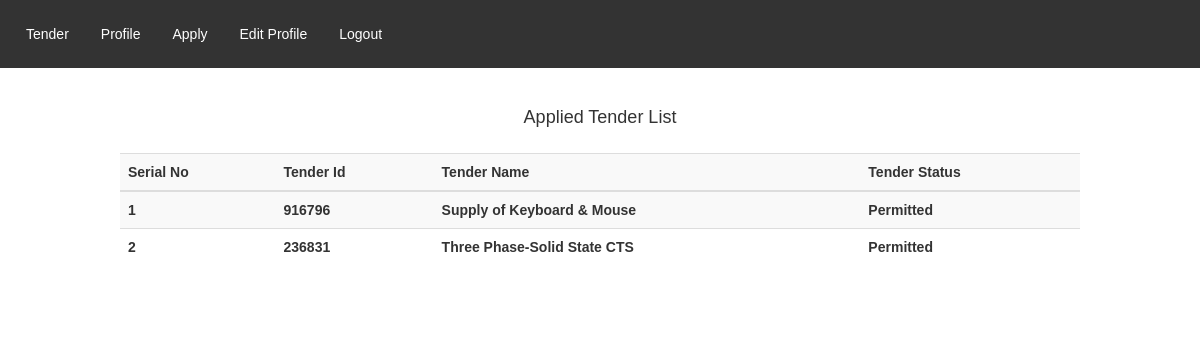
The page /tender.php (signed in) on the database its author committed.
### tables this page shows
CREATE TABLE `users_tenders` (
  `user_tender_id` int(11) NOT NULL,
  `user_id` int(11) NOT NULL,
  `tender_id` int(11) NOT NULL,
  `user_tender_result` tinyint(1) NOT NULL DEFAULT '1',
  `user_tender_date` timestamp NOT NULL DEFAULT CURRENT_TIMESTAMP,
  `user_tender_status` tinyint(1) NOT NULL DEFAULT '1'
);

CREATE TABLE `tenders` (
  `tender_id` int(11) NOT NULL,
  `tender_name` varchar(255) NOT NULL,
  `tender_price` decimal(10,0) NOT NULL,
  `tender_work` text NOT NULL,
  `tender_no` text NOT NULL,
  `publish_date` date NOT NULL,
  `selling_end_date` date NOT NULL,
  `tender_opening_date` datetime NOT NULL,
  `tender_closing_date` datetime NOT NULL,
  `ministry_id` int(11) NOT NULL,
  `division_id` int(11) NOT NULL,
  `subdivision_id` int(11) NOT NULL,
  `constructor_id` int(11) NOT NULL DEFAULT '0',
  `tender_image` varchar(255) NOT NULL,
  `tender_des` text NOT NULL,
  `pe_office` varchar(255) NOT NULL,
  `tender_source` varchar(255) NOT NULL,
  `tender_location` varchar(255) NOT NULL,
  `tender_type` varchar(255) NOT NULL,
  `tender_nature` varchar(255) NOT NULL,
  `tender_entity` varchar(255) NOT NULL,
  `tender_method` varchar(255) NOT NULL,
  `tender_qualification` varchar(255) NOT NULL,
  `tender_status` tinyint(1) NOT NULL DEFAULT '1',
  `tender_doc` datetime NOT NULL,
  `tender_dom` timestamp NOT NULL DEFAULT CURRENT_TIMESTAMP,
  `tender_creator` int(11) NOT NULL
);

### tender.php (the view, shortened to what this page needs)
<?php
  include 'database_connect.php';
?>
<!DOCTYPE html>
<html>
<head>
<link rel="stylesheet" type="text/css" href="indexstyle.css">
<link href="bootstrap.min.css" rel="stylesheet">
<link rel="stylesheet" type="text/css" href="indexstyle.css">
</head>
<?php
    $email=$_SESSION['email'];
    $sql="select * from users where user_email='$email'";
    $res=mysqli_query($conn,$sql);
    $data = mysqli_fetch_array($res);
    $status=$data['user_status'];
    if ($status == '1') {
        $a='Active';
    }else{
        $a='Inactive';
    }
?>
<body>
<div>
  <ul>
    <li><a href="tender.php">Tender</a></li>
    <li><a href="constructor.php">Profile</a></li>
    <li><a href="apply.php">Apply</a></li>
    <li><a href="edit_profile.php">Edit Profile</a></li>
    <li><a href="logout.php">Logout</a></li>
  </ul>
  <div class="tenderlst">
      <h4 class="tenerlst" align="center" style="padding-top: 30px;">Applied Tender List</h4>
  </div>
  <div class="panel-body">
    <table class="table table-striped table-hover">
        <tr>
          <th>Serial No</th>
          <th>Tender Id</th>
          <th>Tender Name </th>
          <th>Tender Status</th>
        </tr>
        <tbody>
          <?php
            $sql="select * from users_tenders join tenders where users_tenders.tender_id = tenders.tender_id";
            $res = mysqli_query($conn,$sql);
            $count=0;
            while($row = mysqli_fetch_array($res))
            {
              $user_id = $row['user_id'];
              $email=$_SESSION['email'];
              $sql1="select * from users where user_email='$email'";
              $res1=mysqli_query($conn,$sql1);
              $data = mysqli_fetch_array($res1);
              if ($data['user_id'] != $user_id) {
                  continue;
              }
              $status=$row['user_tender_status'];
              if ($status == '1') {
                  $a='Permitted';
              }else{
                  $a='Not Permitted';
              }
              $count++;
          ?>
          <tr>
            <th><?php echo $count;?></th>
            <th><?php echo $row['tender_no'];?></th>
            <th><?php echo $row['tender_name'];?></th>
            <th><?php echo $a;?></th>
          </tr>
          <?php } ?>
      </tbody>
    </table>
  </div>
</div>
</body>
</html>

### indexstyle.css (style rules this page uses)
ul { list-style-type: none; margin: 0; padding: 10px; overflow: hidden; background-color: #333; }
li { float: left; }
li a, .dropbtn { display: inline-block; color: white; text-align: center; padding: 14px 16px; text-decoration: none; }

### tender.php (style rules this page uses)
body { font-family: Arial, Helvetica, sans-serif; }
.panel-body { width: 100%; padding-left: 10%; padding-bottom: 50px; padding-right: 10%; }

### rows shown on the page
users_tenders: tender.tender_no "916796", tender.tender_name "Supply of Keyboard & Mouse", user_tender_status "Permitted"
users_tenders: tender.tender_no "236831", tender.tender_name "Three Phase-Solid State CTS", user_tender_status "Permitted"
